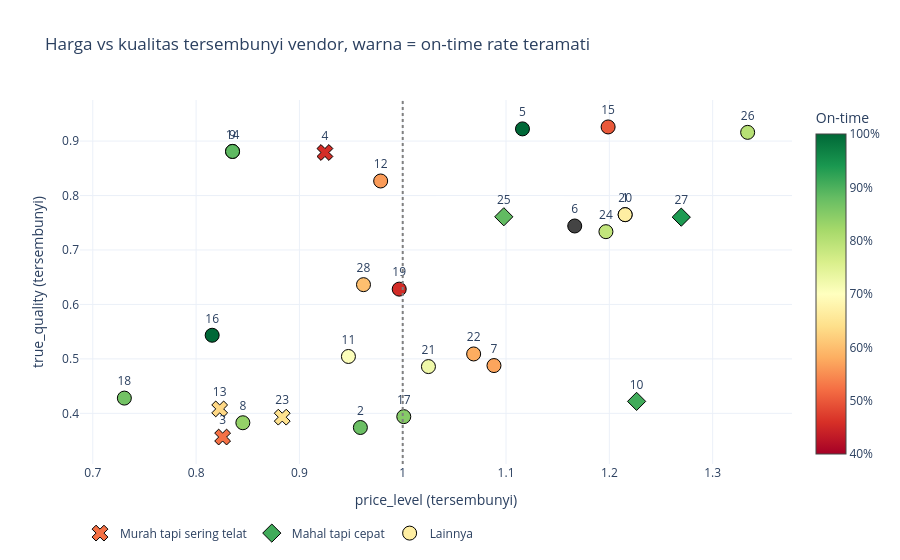

Here is the notebook cell this chart was saved with:
### Markdown cell above
## 3. Harga vs Kualitas Tersembunyi Vendor

Sumbu x adalah `price_level` (pengali harga vendor terhadap harga referensi) dan sumbu y adalah `true_quality`. Keduanya karakter tersembunyi dari `_hidden_vendor_traits.csv`. Warna titik menunjukkan on-time rate yang **teramati** di transaksi.

Kelompok yang ditandai (hanya vendor dengan minimal 10 transaksi selesai):

- **Murah tapi sering telat**: `price_level` < 0,95 dan on-time rate < 70%
- **Mahal tapi cepat**: `price_level` > 1,05 dan on-time rate >= 85%

### Code cell
vendor_view = traits.merge(vendor_perf, left_on="vendor_id", right_on="id", how="left")
enough = vendor_view["n_selesai"] >= 10
cheap_late = enough & (vendor_view["price_level"] < 0.95) & (vendor_view["on_time_rate"] < 0.70)
pricey_fast = enough & (vendor_view["price_level"] > 1.05) & (vendor_view["on_time_rate"] >= 0.85)
vendor_view["kelompok"] = np.select(
    [cheap_late, pricey_fast], ["Murah tapi sering telat", "Mahal tapi cepat"], default="Lainnya"
)

symbols = {"Murah tapi sering telat": "x", "Mahal tapi cepat": "diamond", "Lainnya": "circle"}
fig = go.Figure()
for group, symbol in symbols.items():
    part = vendor_view[vendor_view["kelompok"] == group]
    fig.add_trace(go.Scatter(
        x=part["price_level"], y=part["true_quality"], mode="markers+text", name=group,
        text=part["vendor_id"], textposition="top center",
        marker=dict(symbol=symbol, size=14, color=part["on_time_rate"], colorscale="RdYlGn", cmin=0.4, cmax=1.0,
                    line=dict(width=1, color="black"),
                    colorbar=dict(title="On-time", tickformat=".0%") if group == "Lainnya" else None),
        customdata=part[["true_reliability", "n_selesai", "archetype"]].fillna("-"),
        hovertemplate="vendor %{text}<br>price_level %{x:.2f}<br>true_quality %{y:.2f}"
                      "<br>true_reliability %{customdata[0]:.2f}<br>transaksi selesai %{customdata[1]}"
                      "<br>arketipe %{customdata[2]}<extra></extra>",
    ))
fig.add_vline(x=1, line_dash="dot", line_color="gray")
fig.update_layout(
    title="Harga vs kualitas tersembunyi vendor, warna = on-time rate teramati",
    xaxis_title="price_level (tersembunyi)", yaxis_title="true_quality (tersembunyi)", height=560,
    legend=dict(orientation="h", y=-0.15),
)
fig.show()

corr = vendor_view[["price_level", "true_quality", "true_reliability"]].corr().round(2)
print("korelasi antar karakter tersembunyi")
print(corr)
vendor_view.loc[vendor_view["kelompok"] != "Lainnya",
                ["vendor_id", "category", "kelompok", "price_level", "true_quality", "true_reliability",
                 "n_selesai", "on_time_rate", "defect_rate"]].sort_values(["kelompok", "price_level"]).round(2)

### Figure 1 — Plotly figure (JSON) as saved in the notebook; plotly's stock layout.template omitted (floating-point values rounded to 4 significant figures)
{"data": [{"customdata": [[0.3137, 168.0, "-"], [0.3775, 68.0, "-"], [0.4263, 195.0, "murah_dan_buruk"], [0.4529, 135.0, "-"]], "hovertemplate": "vendor %{text}<br>price_level %{x:.2f}<br>true_quality %{y:.2f}<br>true_reliability %{customdata[0]:.2f}<br>transaksi selesai %{customdata[1]}<br>arketipe %{customdata[2]}<extra></extra>", "marker": {"cmax": 1.0, "cmin": 0.4, "color": [0.5238, 0.4559, 0.6308, 0.6444], "colorscale": [[0.0, "rgb(165,0,38)"], [0.1, "rgb(215,48,39)"], [0.2, "rgb(244,109,67)"], [0.3, "rgb(253,174,97)"], [0.4, "rgb(254,224,139)"], [0.5, "rgb(255,255,191)"], [0.6, "rgb(217,239,139)"], [0.7, "rgb(166,217,106)"], [0.8, "rgb(102,189,99)"], [0.9, "rgb(26,152,80)"], [1.0, "rgb(0,104,55)"]], "line": {"color": "black", "width": 1}, "size": 14, "symbol": "x"}, "mode": "markers+text", "name": "Murah tapi sering telat", "text": [3.0, 4.0, 13.0, 23.0], "textposition": "top center", "type": "scatter", "x": [0.8257, 0.9247, 0.8228, 0.8834], "y": [0.3564, 0.879, 0.4081, 0.393]}, {"customdata": [[0.7813, 11.0, "-"], [0.7049, 171.0, "-"], [0.9195, 16.0, "-"]], "hovertemplate": "vendor %{text}<br>price_level %{x:.2f}<br>true_quality %{y:.2f}<br>true_reliability %{customdata[0]:.2f}<br>transaksi selesai %{customdata[1]}<br>arketipe %{customdata[2]}<extra></extra>", "marker": {"cmax": 1.0, "cmin": 0.4, "color": [0.9091, 0.883, 0.9375], "colorscale": [[0.0, "rgb(165,0,38)"], [0.1, "rgb(215,48,39)"], [0.2, "rgb(244,109,67)"], [0.3, "rgb(253,174,97)"], [0.4, "rgb(254,224,139)"], [0.5, "rgb(255,255,191)"], [0.6, "rgb(217,239,139)"], [0.7, "rgb(166,217,106)"], [0.8, "rgb(102,189,99)"], [0.9, "rgb(26,152,80)"], [1.0, "rgb(0,104,55)"]], "line": {"color": "black", "width": 1}, "size": 14, "symbol": "diamond"}, "mode": "markers+text", "name": "Mahal tapi cepat", "text": [10.0, 25.0, 27.0], "textposition": "top center", "type": "scatter", "x": [1.226, 1.098, 1.27], "y": [0.4219, 0.761, 0.7603]}, {"customdata": [[0.3629, 12.0, "mahal_tapi_sering_telat"], [0.8954, 32.0, "-"], [0.9478, 7.0, "-"], [0.412, "-", "-"], [0.3703, 28.0, "-"], [0.6635, 264.0, "-"], [0.8123, 246.0, "murah_tapi_bagus"], [0.5078, 44.0, "-"], [0.6139, 16.0, "-"], [0.8123, 123.0, "murah_tapi_bagus"], [0.3334, 6.0, "-"], [0.7604, 2.0, "-"], [0.7138, 40.0, "-"], [0.7947, 167.0, "-"], [0.3563, 11.0, "-"], [0.3629, 6.0, "mahal_tapi_sering_telat"], [0.7563, 62.0, "-"], [0.4397, 38.0, "-"], [0.6215, 75.0, "-"], [0.8752, 10.0, "kecil_tapi_andal"], [0.3193, 10.0, "-"]], "hovertemplate": "vendor %{text}<br>price_level %{x:.2f}<br>true_quality %{y:.2f}<br>true_reliability %{customdata[0]:.2f}<br>transaksi selesai %{customdata[1]}<br>arketipe %{customdata[2]}<extra></extra>", "marker": {"cmax": 1.0, "cmin": 0.4, "color": [0.6667, 0.875, 1.0, NaN, 0.5714, 0.8371, 0.8374, 0.7045, 0.5625, 0.8862, 0.5, 1.0, 0.85, 0.8683, 0.4545, 0.6667, 0.7258, 0.5789, 0.7867, 0.8, 0.6], "colorbar": {"tickformat": ".0%", "title": {"text": "On-time"}}, "colorscale": [[0.0, "rgb(165,0,38)"], [0.1, "rgb(215,48,39)"], [0.2, "rgb(244,109,67)"], [0.3, "rgb(253,174,97)"], [0.4, "rgb(254,224,139)"], [0.5, "rgb(255,255,191)"], [0.6, "rgb(217,239,139)"], [0.7, "rgb(166,217,106)"], [0.8, "rgb(102,189,99)"], [0.9, "rgb(26,152,80)"], [1.0, "rgb(0,104,55)"]], "line": {"color": "black", "width": 1}, "size": 14, "symbol": "circle"}, "mode": "markers+text", "name": "Lainnya", "text": [1.0, 2.0, 5.0, 6.0, 7.0, 8.0, 9.0, 11.0, 12.0, 14.0, 15.0, 16.0, 17.0, 18.0, 19.0, 20.0, 21.0, 22.0, 24.0, 26.0, 28.0], "textposition": "top center", "type": "scatter", "x": [1.215, 0.959, 1.116, 1.166, 1.088, 0.8453, 0.8353, 0.9474, 0.9787, 0.8353, 1.199, 0.8156, 1.001, 0.7306, 0.9966, 1.215, 1.025, 1.069, 1.197, 1.334, 0.962], "y": [0.7649, 0.374, 0.9224, 0.744, 0.4877, 0.3827, 0.881, 0.5044, 0.8267, 0.881, 0.9259, 0.5434, 0.3939, 0.428, 0.6281, 0.7649, 0.4859, 0.509, 0.7336, 0.916, 0.6363]}], "layout": {"height": 560, "legend": {"orientation": "h", "y": -0.15}, "shapes": [{"line": {"color": "gray", "dash": "dot"}, "type": "line", "x0": 1, "x1": 1, "xref": "x", "y0": 0, "y1": 1, "yref": "y domain"}], "title": {"text": "Harga vs kualitas tersembunyi vendor, warna = on-time rate teramati"}, "xaxis": {"title": {"text": "price_level (tersembunyi)"}}, "yaxis": {"title": {"text": "true_quality (tersembunyi)"}}}}
